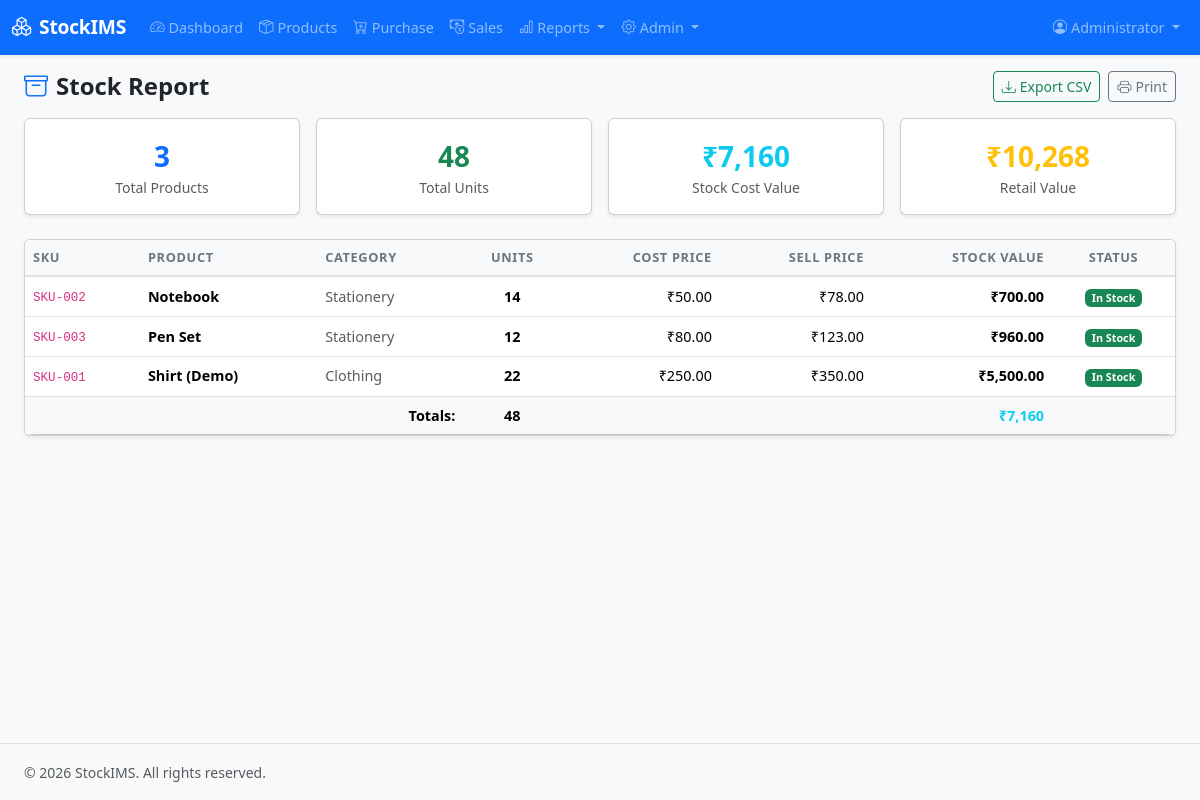
Screenshot of /pages/stock_report.php (signed in) with the database file from the repository.
### tables this page shows
CREATE TABLE IF NOT EXISTS `products` (
  `id`              INT UNSIGNED    NOT NULL AUTO_INCREMENT,
  `name`            VARCHAR(150)    NOT NULL,
  `description`     TEXT            DEFAULT NULL,
  `sku`             VARCHAR(80)     DEFAULT NULL UNIQUE,
  `category_id`     INT UNSIGNED    DEFAULT 1,
  `supplier_id`     INT UNSIGNED    DEFAULT 1,
  `unit`            INT             NOT NULL DEFAULT 0,
  `unit_price`      DECIMAL(12,2)   NOT NULL DEFAULT 0.00,
  `selling_price`   DECIMAL(12,2)   NOT NULL DEFAULT 0.00,
  `low_stock_alert` INT             NOT NULL DEFAULT 10,
  `created_at`      TIMESTAMP       NOT NULL DEFAULT CURRENT_TIMESTAMP,
  `updated_at`      TIMESTAMP       NOT NULL DEFAULT CURRENT_TIMESTAMP ON UPDATE CURRENT_TIMESTAMP,
  `deleted_at`      TIMESTAMP       DEFAULT NULL,
  PRIMARY KEY (`id`),
  KEY `idx_category` (`category_id`),
  KEY `idx_supplier` (`supplier_id`),
  CONSTRAINT `fk_product_category` FOREIGN KEY (`category_id`) REFERENCES `categories`(`id`) ON DELETE SET NULL,
  CONSTRAINT `fk_product_supplier` FOREIGN KEY (`supplier_id`) REFERENCES `suppliers`(`id`) ON DELETE SET NULL
);

CREATE TABLE IF NOT EXISTS `categories` (
  `id`          INT UNSIGNED    NOT NULL AUTO_INCREMENT,
  `name`        VARCHAR(100)    NOT NULL UNIQUE,
  `description` VARCHAR(255)    DEFAULT NULL,
  `created_at`  TIMESTAMP       NOT NULL DEFAULT CURRENT_TIMESTAMP,
  PRIMARY KEY (`id`)
);

### includes/db.php (called while the page is built, shortened)
<?php
function get_db(): mysqli {
    static $conn = null;
    if ($conn !== null) return $conn;
    $conn = new mysqli(DB_HOST, DB_USER, DB_PASS, DB_NAME, (int)DB_PORT);
    $conn->set_charset('utf8mb4');
    return $conn;
}
function db_query(string $sql, string $types = '', array $params = []): mysqli_result|bool {
    $conn = get_db();
    if (empty($params)) {
        return $conn->query($sql);
    }
    $stmt = $conn->prepare($sql);
    $stmt->bind_param($types, ...$params);
    $stmt->execute();
    $result = $stmt->get_result();
    return $result ?: true;
}
function db_fetch_all(string $sql, string $types = '', array $params = []): array {
    $result = db_query($sql, $types, $params);
    $rows = [];
    while ($row = $result->fetch_assoc()) {
        $rows[] = $row;
    }
    return $rows;
}
function db_fetch_one(string $sql, string $types = '', array $params = []): ?array {
    $result = db_query($sql, $types, $params);
    return $result->fetch_assoc() ?: null;
}

### pages/stock_report.php (the view, shortened to what this page needs)
<?php
require_once __DIR__ . '/../includes/db.php';
$products = db_fetch_all(
    "SELECT p.*, c.name AS category, s.name AS supplier,
            (p.unit * p.unit_price) AS stock_value,
            (p.unit * p.selling_price) AS retail_value
     FROM products p
     LEFT JOIN categories c ON p.category_id = c.id
     LEFT JOIN suppliers s ON p.supplier_id = s.id
     WHERE p.deleted_at IS NULL
     ORDER BY p.name"
);
$totals = db_fetch_one(
    "SELECT COUNT(*) AS total_products,
            SUM(unit) AS total_units,
            SUM(unit * unit_price) AS total_cost_value,
            SUM(unit * selling_price) AS total_retail_value
     FROM products WHERE deleted_at IS NULL"
);
require_once __DIR__ . '/../includes/header.php';
?>
<div class="d-flex align-items-center justify-content-between mb-3">
  <h4 class="fw-bold mb-0"><i class="bi bi-archive me-2 text-primary"></i>Stock Report</h4>
  <div class="d-flex gap-2 no-print">
    <a href="?export=csv" class="btn btn-sm btn-outline-success"><i class="bi bi-download me-1"></i>Export CSV</a>
    <button onclick="window.print()" class="btn btn-sm btn-outline-secondary"><i class="bi bi-printer me-1"></i>Print</button>
  </div>
</div>
<div class="row g-3 mb-4">
  <div class="col-6 col-md-3">
    <div class="card shadow-sm"><div class="card-body py-3 text-center">
      <div class="fs-3 fw-bold text-primary"><?= number_format($totals['total_products']) ?></div>
      <div class="small text-muted">Total Products</div>
    </div></div>
  </div>
  <div class="col-6 col-md-3">
    <div class="card shadow-sm"><div class="card-body py-3 text-center">
      <div class="fs-3 fw-bold text-success"><?= number_format($totals['total_units']) ?></div>
      <div class="small text-muted">Total Units</div>
    </div></div>
  </div>
  <div class="col-6 col-md-3">
    <div class="card shadow-sm"><div class="card-body py-3 text-center">
      <div class="fs-3 fw-bold text-info"><?= CURRENCY ?><?= number_format($totals['total_cost_value']) ?></div>
      <div class="small text-muted">Stock Cost Value</div>
    </div></div>
  </div>
  <div class="col-6 col-md-3">
    <div class="card shadow-sm"><div class="card-body py-3 text-center">
      <div class="fs-3 fw-bold text-warning"><?= CURRENCY ?><?= number_format($totals['total_retail_value']) ?></div>
      <div class="small text-muted">Retail Value</div>
    </div></div>
  </div>
</div>
<div class="card shadow-sm">
  <div class="card-body p-0">
    <div class="table-responsive">
      <table class="table table-hover mb-0">
        <thead class="table-light">
          <tr>
            <th>SKU</th><th>Product</th><th>Category</th>
            <th class="text-center">Units</th>
            <th class="text-end">Cost Price</th>
            <th class="text-end">Sell Price</th>
            <th class="text-end">Stock Value</th>
            <th class="text-center">Status</th>
          </tr>
        </thead>
        <tbody>
          <?php foreach ($products as $p):
            $status = $p['unit'] == 0 ? ['out','Out of Stock','danger'] : ($p['unit'] <= $p['low_stock_alert'] ? ['low','Low Stock','warning'] : ['ok','In Stock','success']);
          ?>
          <tr>
            <td class="small"><code><?= htmlspecialchars($p['sku'] ?? '—') ?></code></td>
            <td class="small fw-semibold"><?= htmlspecialchars($p['name']) ?></td>
            <td class="small text-muted"><?= htmlspecialchars($p['category'] ?? '—') ?></td>
            <td class="small text-center fw-bold"><?= $p['unit'] ?></td>
            <td class="small text-end"><?= CURRENCY ?><?= number_format($p['unit_price'], 2) ?></td>
            <td class="small text-end"><?= CURRENCY ?><?= number_format($p['selling_price'], 2) ?></td>
            <td class="small text-end fw-semibold"><?= CURRENCY ?><?= number_format($p['stock_value'], 2) ?></td>
            <td class="text-center"><span class="badge bg-<?= $status[2] ?>"><?= $status[1] ?></span></td>
          </tr>
          <?php endforeach; ?>
        </tbody>
        <tfoot class="table-light fw-bold">
          <tr>
            <td colspan="3" class="text-end">Totals:</td>
            <td class="text-center"><?= number_format($totals['total_units']) ?></td>
            <td colspan="2"></td>
            <td class="text-end text-info"><?= CURRENCY ?><?= number_format($totals['total_cost_value']) ?></td>
            <td></td>
          </tr>
        </tfoot>
      </table>
    </div>
  </div>
</div>
<?php require_once __DIR__ . '/../includes/footer.php'; ?>

### assets/css/app.css (style rules this page uses)
body { min-height: 100vh; display: flex; flex-direction: column; background-color: #f8f9fa; font-family: 'Segoe UI', system-ui, -apple-system, sans-serif; }
.table th { font-weight: 600; font-size: 0.8rem; text-transform: uppercase; letter-spacing: 0.05em; color: #6c757d; border-bottom: 2px solid #dee2e6; white-space: nowrap; }
.table td { vertical-align: middle; font-size: 0.9rem; }
.table-responsive { border-radius: 8px; }

### rows the page displays
products: sku "SKU-002", name "Notebook", category.name "Stationery", unit "14", unit_price "50.00", selling_price "78.00", stock_value "700.00", unit+low_stock_alert "In Stock"
products: sku "SKU-003", name "Pen Set", category.name "Stationery", unit "12", unit_price "80.00", selling_price "123.00", stock_value "960.00", unit+low_stock_alert "In Stock"
products: sku "SKU-001", name "Shirt (Demo)", category.name "Clothing", unit "22", unit_price "250.00", selling_price "350.00", stock_value "5,500.00", unit+low_stock_alert "In Stock"

### other values shown
APP_NAME "StockIMS"
$user['name'] "Administrator"
$totals['total_products'] "3"
$totals['total_units'] "48"
CURRENCY "₹"
$totals['total_cost_value'] "7,160"
$totals['total_retail_value'] "10,268"
